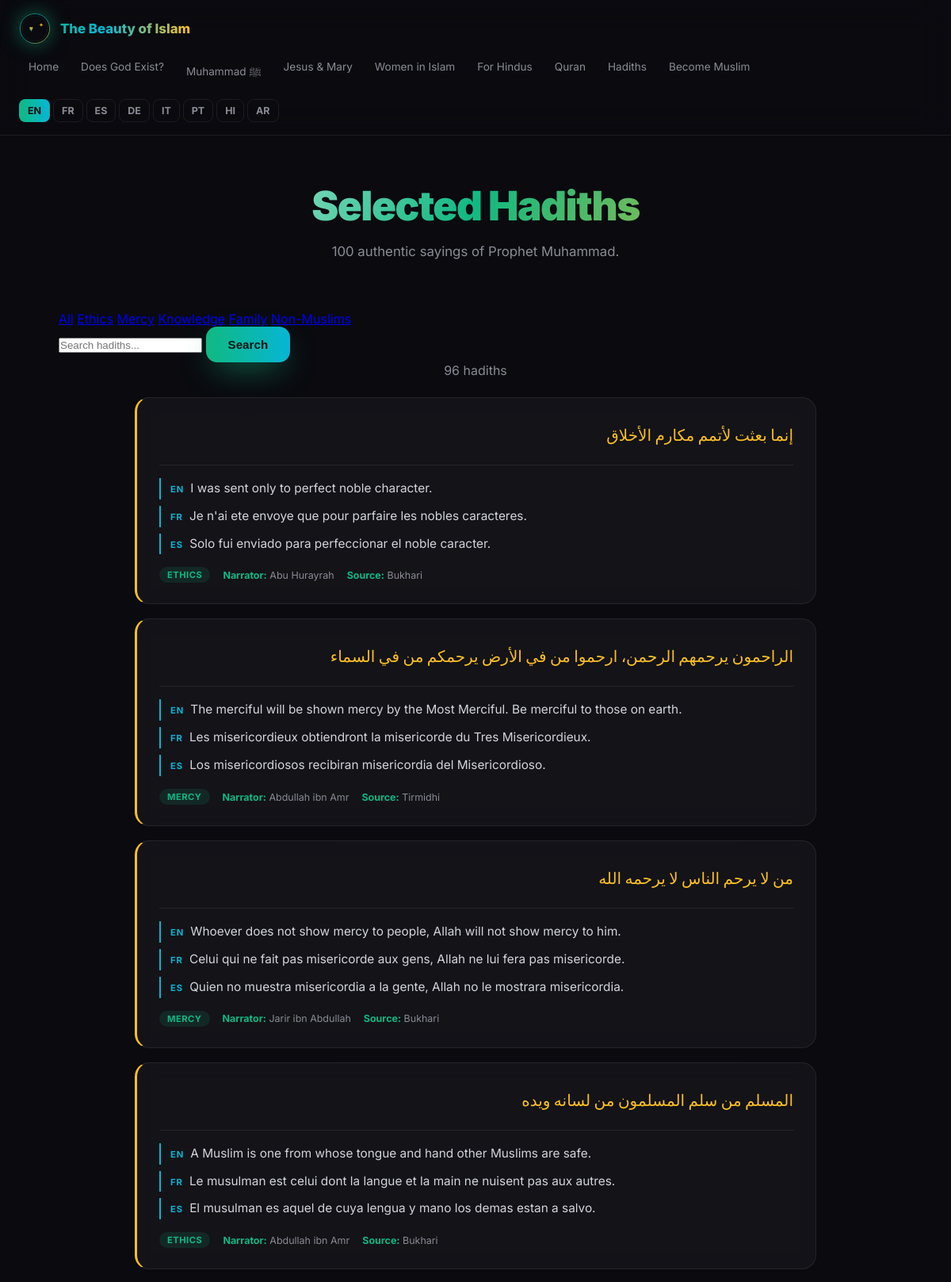
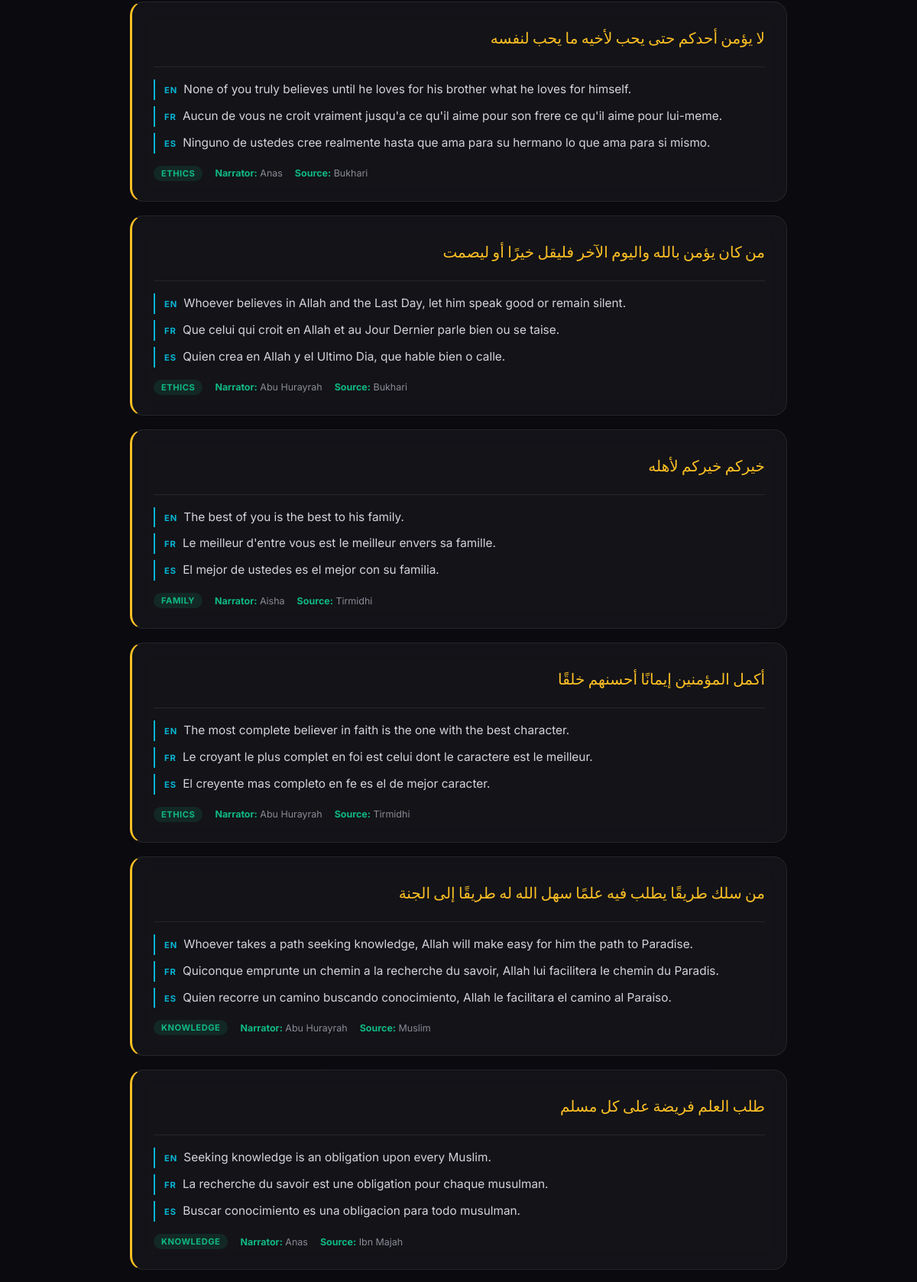
Page /hadiths (upper part) on the committed database (2 pictures, top to bottom).
### tables this page shows
CREATE TABLE hadiths (
        id INTEGER PRIMARY KEY AUTOINCREMENT,
        text_ar TEXT, text_en TEXT, text_fr TEXT, text_es TEXT,
        narrator TEXT, source TEXT, category TEXT
    );

### app.py (the view)
@app.route("/hadiths")
def hadiths():
    cat = request.args.get("cat", "").strip()
    q = request.args.get("q", "").strip()
    conn = get_db()
    sql = "SELECT * FROM hadiths"
    params, where = [], []
    if cat:
        where.append("category = ?"); params.append(cat)
    if q:
        like = f"%{q}%"
        where.append("(text_en LIKE ? OR text_ar LIKE ? OR text_fr LIKE ? OR text_es LIKE ?)")
        params.extend([like, like, like, like])
    if where: sql += " WHERE " + " AND ".join(where)
    sql += " ORDER BY id"
    rows = conn.execute(sql, params).fetchall()
    conn.close()
    return render_template("hadiths.html", hadiths=rows, cat=cat, q=q)

### app.py (called while the page is built)
def get_db():
    conn = sqlite3.connect(DB_PATH)
    conn.row_factory = sqlite3.Row
    return conn

def t(key, lang=None):
    lang = lang or getattr(g, "lang", "en")
    if lang not in LANGS: lang = "en"
    data = load(lang)
    cur = data
    for p in key.split("."):
        if isinstance(cur, dict) and p in cur: cur = cur[p]
        else:
            cur = load("en")
            for p2 in key.split("."):
                cur = cur.get(p2, key) if isinstance(cur, dict) else key
            return cur
    return cur

def hash_ip(ip):
    return hashlib.sha256((ip + SECRET_SALT).encode()).hexdigest()[:16]

def get_country():
    al = request.headers.get("Accept-Language", "")
    if not al: return "Unknown"
    first = al.split(",")[0].split(";")[0].strip()
    if "-" in first:
        return first.split("-")[1].upper()
    return first.upper() if first else "Unknown"

@app.context_processor
def inject():
    return {"t": lambda k: t(k, g.lang), "lang": g.lang, "langs": LANGS, "site_name": t("site_name", g.lang)}

### templates/hadiths.html (shortened to what this page needs)
{% extends "base.html" %}
{% block content %}
<div class="container">
  <h1 class="page-title">{{ t('hadiths_page.title') }}</h1>
  <p class="page-subtitle">{{ t('hadiths_page.subtitle') }}</p>
  <div class="filters">
    <a href="{{ url_for('hadiths') }}" class="{% if not cat %}active{% endif %}">{{ t('hadiths_page.all') }}</a>
    <a href="{{ url_for('hadiths', cat='ethics') }}" class="{% if cat=='ethics' %}active{% endif %}">{{ t('hadiths_page.ethics') }}</a>
    <a href="{{ url_for('hadiths', cat='mercy') }}" class="{% if cat=='mercy' %}active{% endif %}">{{ t('hadiths_page.mercy') }}</a>
    <a href="{{ url_for('hadiths', cat='knowledge') }}" class="{% if cat=='knowledge' %}active{% endif %}">{{ t('hadiths_page.knowledge') }}</a>
    <a href="{{ url_for('hadiths', cat='family') }}" class="{% if cat=='family' %}active{% endif %}">{{ t('hadiths_page.family') }}</a>
    <a href="{{ url_for('hadiths', cat='non-muslims') }}" class="{% if cat=='non-muslims' %}active{% endif %}">{{ t('hadiths_page.nonmuslims') }}</a>
  </div>
  <form method="get" class="search-box">
    <input type="text" name="q" value="{{ q }}" placeholder="{{ t('hadiths_page.search') }}">
    <button type="submit" class="btn btn-primary">{{ t('quran_page.search_btn') }}</button>
  </form>
  <p style="text-align:center;color:var(--muted);margin-bottom:24px">{{ hadiths|length }} {{ t('hadiths_page.count') }}</p>
  {% for h in hadiths %}
  <div class="hadith-item">
    <div class="hadith-ar">{{ h['text_ar'] }}</div>
    <div class="hadith-lang"><strong>EN</strong>{{ h['text_en'] }}</div>
    {% if h['text_fr'] %}<div class="hadith-lang"><strong>FR</strong>{{ h['text_fr'] }}</div>{% endif %}
    {% if h['text_es'] %}<div class="hadith-lang"><strong>ES</strong>{{ h['text_es'] }}</div>{% endif %}
    <div class="hadith-meta">
      <span class="cat-tag">{{ h['category'] }}</span>
      <span><strong>{{ t('hadiths_page.narrator') }}:</strong> {{ h['narrator'] }}</span>
      <span><strong>{{ t('hadiths_page.source') }}:</strong> {{ h['source'] }}</span>
    </div>
  </div>
  {% endfor %}
</div>
{% endblock %}

### static/css/style.css (style rules this page uses)
:root { --emerald: #10b981; --gold: #fbbf24; --cyan: #06b6d4; --bg: #0a0a0f; --text: #e6e6ea; --muted: #8b8b96; --glass: rgba(255,255,255,0.04); --glass-border: rgba(255,255,255,0.08); }
* { margin: 0; padding: 0; box-sizing: border-box; }
html, body { background: var(--bg); color: var(--text); font-family: 'Inter', system-ui, sans-serif; min-height: 100vh; overflow-x: hidden; }
body::before { content: ''; position: fixed; inset: 0; background: radial-gradient(circle at 15% 20%, rgba(16,185,129,0.15), transparent 45%), radial-gradient(circle at 85% 75%, rgba(6,182,212,0.12), transparent 45%), radial-gradient(circle at 50% 50%, rgba(251,191,36,0.06), transparent 55%); z-index: -2; animation: pulse 10s ease-in-out infinite alternate; }
.container { max-width: 1100px; margin: 0 auto; padding: 60px 24px 100px; }
h1 { font-size: clamp(2.6rem, 7vw, 5rem); font-weight: 900; line-height: 1.02; letter-spacing: -1.5px; background: linear-gradient(120deg, #fff 10%, var(--emerald) 45%, var(--cyan) 68%, var(--gold) 95%); -webkit-background-clip: text; background-clip: text; color: transparent; margin-bottom: 26px; }
.page-title { font-size: clamp(2rem, 5vw, 3.2rem); font-weight: 900; line-height: 1.1; background: linear-gradient(120deg, #fff, var(--emerald), var(--gold)); -webkit-background-clip: text; background-clip: text; color: transparent; text-align: center; margin-bottom: 16px; }
.page-subtitle { text-align: center; color: var(--muted); max-width: 620px; margin: 0 auto 60px; font-size: 1.05rem; line-height: 1.7; }
.btn { display: inline-flex; align-items: center; gap: 10px; padding: 14px 28px; border-radius: 14px; font-weight: 600; font-size: .95rem; text-decoration: none; transition: .3s; cursor: pointer; border: none; }
.btn-primary { background: linear-gradient(90deg, var(--emerald), var(--cyan)); color: #061712; box-shadow: 0 14px 40px -12px rgba(16,185,129,.75); }
.hadith-item { max-width: 860px; margin: 0 auto 18px; padding: 26px 28px; border-radius: 18px; background: var(--glass); border: 1px solid var(--glass-border); backdrop-filter: blur(12px); border-left: 3px solid var(--gold); transition: .3s; }
.hadith-ar { font-family: 'Cairo', serif; direction: rtl; text-align: right; font-size: 1.25rem; color: var(--gold); line-height: 2.1; margin-bottom: 16px; padding-bottom: 16px; border-bottom: 1px solid var(--glass-border); }
.hadith-lang { color: #d4d4dc; font-size: .96rem; line-height: 1.75; margin: 8px 0; padding-left: 12px; border-left: 2px solid var(--cyan); }
.hadith-lang strong { color: var(--cyan); font-size: .7rem; letter-spacing: 1px; margin-right: 8px; }
.hadith-meta { margin-top: 16px; display: flex; gap: 16px; flex-wrap: wrap; font-size: .78rem; color: var(--muted); align-items: center; }
.hadith-meta strong { color: var(--emerald); }
.cat-tag { padding: 3px 10px; border-radius: 999px; background: rgba(16,185,129,.12); color: var(--emerald); font-size: .7rem; letter-spacing: .5px; text-transform: uppercase; font-weight: 700; }

### rows in the picture
hadiths: category "Non-Muslims"
hadiths: text_ar "إنما بعثت لأتمم مكارم الأخلاق", text_en "I was sent only to perfect noble character.", text_fr "Je n'ai ete envoye que pour parfaire les nobles caracteres.", text_es "Solo fui enviado para perfeccionar el noble caracter.", category "ETHICS", t "Narrator", narrator "Abu Hurayrah", t "Source", source "Bukhari"
hadiths: text_ar "الراحمون يرحمهم الرحمن، ارحموا من في الأرض يرحمكم من في السماء", text_en "The merciful will be shown mercy by the Most Merciful. Be merciful to those on earth.", text_fr "Les misericordieux obtiendront la misericorde du Tres Misericordieux.", text_es "Los misericordiosos recibiran misericordia del Misericordioso.", category "MERCY", t "Narrator", narrator "Abdullah ibn Amr", t "Source", source "Tirmidhi"
hadiths: text_ar "من لا يرحم الناس لا يرحمه الله", text_en "Whoever does not show mercy to people, Allah will not show mercy to him.", text_fr "Celui qui ne fait pas misericorde aux gens, Allah ne lui fera pas misericorde.", text_es "Quien no muestra misericordia a la gente, Allah no le mostrara misericordia.", category "MERCY", t "Narrator", narrator "Jarir ibn Abdullah", t "Source", source "Bukhari"
hadiths: text_ar "المسلم من سلم المسلمون من لسانه ويده", text_en "A Muslim is one from whose tongue and hand other Muslims are safe.", text_fr "Le musulman est celui dont la langue et la main ne nuisent pas aux autres.", text_es "El musulman es aquel de cuya lengua y mano los demas estan a salvo.", category "ETHICS", t "Narrator", narrator "Abdullah ibn Amr", t "Source", source "Bukhari"
hadiths: text_ar "لا يؤمن أحدكم حتى يحب لأخيه ما يحب لنفسه", text_en "None of you truly believes until he loves for his brother what he loves for himself.", text_fr "Aucun de vous ne croit vraiment jusqu'a ce qu'il aime pour son frere ce qu'il aime pour lui-meme.", text_es "Ninguno de ustedes cree realmente hasta que ama para su hermano lo que ama para si mismo.", category "ETHICS", t "Narrator", narrator "Anas", t "Source", source "Bukhari"
hadiths: text_ar "من كان يؤمن بالله واليوم الآخر فليقل خيرًا أو ليصمت", text_en "Whoever believes in Allah and the Last Day, let him speak good or remain silent.", text_fr "Que celui qui croit en Allah et au Jour Dernier parle bien ou se taise.", text_es "Quien crea en Allah y el Ultimo Dia, que hable bien o calle.", category "ETHICS", t "Narrator", narrator "Abu Hurayrah", t "Source", source "Bukhari"
hadiths: text_ar "خيركم خيركم لأهله", text_en "The best of you is the best to his family.", text_fr "Le meilleur d'entre vous est le meilleur envers sa famille.", text_es "El mejor de ustedes es el mejor con su familia.", category "FAMILY", t "Narrator", narrator "Aisha", t "Source", source "Tirmidhi"
hadiths: text_ar "أكمل المؤمنين إيمانًا أحسنهم خلقًا", text_en "The most complete believer in faith is the one with the best character.", text_fr "Le croyant le plus complet en foi est celui dont le caractere est le meilleur.", text_es "El creyente mas completo en fe es el de mejor caracter.", category "ETHICS", t "Narrator", narrator "Abu Hurayrah", t "Source", source "Tirmidhi"
hadiths: text_ar "من سلك طريقًا يطلب فيه علمًا سهل الله له طريقًا إلى الجنة", text_en "Whoever takes a path seeking knowledge, Allah will make easy for him the path to Paradise.", text_fr "Quiconque emprunte un chemin a la recherche du savoir, Allah lui facilitera le chemin du Paradis.", text_es "Quien recorre un camino buscando conocimiento, Allah le facilitara el camino al Paraiso.", category "KNOWLEDGE", t "Narrator", narrator "Abu Hurayrah", t "Source", source "Muslim"
hadiths: text_ar "طلب العلم فريضة على كل مسلم", text_en "Seeking knowledge is an obligation upon every Muslim.", text_fr "La recherche du savoir est une obligation pour chaque musulman.", text_es "Buscar conocimiento es una obligacion para todo musulman.", category "KNOWLEDGE", t "Narrator", narrator "Anas", t "Source", source "Ibn Majah"

### other values in the picture
{{ t('nav.home') }} "Home"
{{ t('nav.god') }} "Does God Exist?"
{{ t('nav.muhammad') }} "Muhammad ﷺ"
{{ t('nav.jesus') }} "Jesus & Mary"
{{ t('nav.women') }} "Women in Islam"
{{ t('nav.quran') }} "Quran"
{{ t('nav.hadiths') }} "Hadiths"
{{ t('nav.convert') }} "Become Muslim"
{{ t('hadiths_page.subtitle') }} "100 authentic sayings of Prophet Muhammad."
{{ t('hadiths_page.knowledge') }} "Knowledge"
{{ t('hadiths_page.family') }} "Family"
{{ t('quran_page.search_btn') }} "Search"
{{ hadiths|length }} "96"
{{ t('hadiths_page.count') }} "hadiths"
